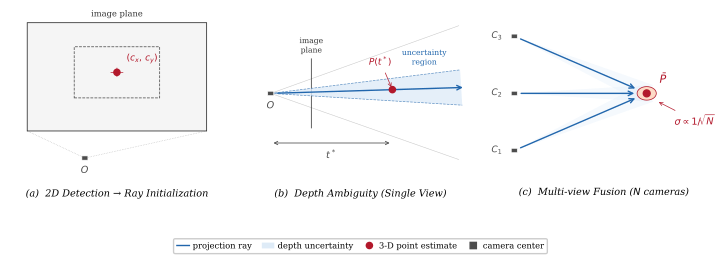

This chart was generated by the following Python code:
#!/usr/bin/env python3
"""
Publication-quality IEEE figure: Ray Projection for 3D Semantic Lifting
Three panels:
  (a) 2D Detection -> Ray Initialization
  (b) Depth Ambiguity (Single View)
  (c) Multi-view Fusion
Output: ray_projection_figure.pdf  (vector) + .png (preview)
"""

import numpy as np
import matplotlib.pyplot as plt
import matplotlib.patches as mpatches
from matplotlib.patches import Rectangle, Ellipse, Polygon
from matplotlib.lines import Line2D

# ── IEEE style ────────────────────────────────────────────────────────────────
plt.rcParams.update({
    "font.family":    "serif",
    "font.size":      7,
    "axes.linewidth": 0.5,
    "text.usetex":    False,   # flip True if LaTeX is installed
})

# Color palette (minimal, color-blind friendly)
C_RAY  = "#2166AC"   # blue   – rays
C_OBJ  = "#B2182B"   # red    – 3-D point
C_CAM  = "#4D4D4D"   # gray   – cameras
C_CONE = "#DEEBF7"   # pale blue – uncertainty
C_CONV = "#FDDBC7"   # pale red  – convergence zone

LW  = 1.0    # primary line width
LWS = 0.55   # secondary
MS  = 4.5    # marker size

# ── Figure layout ─────────────────────────────────────────────────────────────
fig, axes = plt.subplots(1, 3, figsize=(7.16, 2.6))
fig.patch.set_facecolor("white")
fig.subplots_adjust(left=0.01, right=0.99, top=0.96, bottom=0.22, wspace=0.14)

for ax in axes:
    ax.set_facecolor("white")
    ax.axis("off")


# ── Shared helper: cone polygon ───────────────────────────────────────────────
def cone_polygon(ox, oy, angle_rad, half_angle_rad, t_max, n=100):
    t = np.linspace(0, t_max, n)
    tx = ox + t * np.cos(angle_rad + half_angle_rad)
    ty = oy + t * np.sin(angle_rad + half_angle_rad)
    bx = ox + t * np.cos(angle_rad - half_angle_rad)
    by = oy + t * np.sin(angle_rad - half_angle_rad)
    verts = np.c_[np.concatenate([tx, bx[::-1]]),
                  np.concatenate([ty, by[::-1]])]
    return Polygon(verts, closed=True,
                   facecolor=C_CONE, edgecolor="none", alpha=0.80, zorder=2)


# ── Shared helper: camera icon ────────────────────────────────────────────────
def camera(ax, x, y, s=0.28):
    ax.add_patch(Rectangle((x - s/2, y - s/2), s, s,
                            fc=C_CAM, ec="white", lw=0.4, zorder=7))


# ─────────────────────────────────────────────────────────────────────────────
# Panel (a): 2D image plane
# ─────────────────────────────────────────────────────────────────────────────
ax = axes[0]
ax.set_xlim(0, 10)
ax.set_ylim(-2.8, 10)

# Image frame
ax.add_patch(Rectangle((0.8, 2.0), 8.4, 7.2,
                        lw=LWS, ec="#222222", fc="#F5F5F5", zorder=1))
ax.text(5.0, 9.5, "image plane", ha="center", va="bottom",
        fontsize=6, color="#333333")

# Bounding box (dashed)
ax.add_patch(Rectangle((3.0, 4.2), 4.0, 3.4,
                        lw=LWS, ec=C_CAM, fc="none",
                        linestyle="--", zorder=3))

# Centroid
cx, cy = 5.0, 5.9
ax.plot(cx, cy, "o", color=C_OBJ, ms=MS, zorder=6)
for dx, dy in [(-0.28, 0), (0.28, 0), (0, -0.28), (0, 0.28)]:
    ax.plot([cx, cx+dx], [cy, cy+dy], "-", color=C_OBJ, lw=0.5, zorder=5)
ax.text(cx + 0.45, cy + 0.45, r"$(c_x,\, c_y)$",
        fontsize=6.5, color=C_OBJ, va="bottom")

# Camera center
ox, oy = 3.5, 0.2
camera(ax, ox, oy)
ax.text(ox, oy - 0.55, "$O$", ha="center", va="top",
        fontsize=7, color=C_CAM, style="italic")

# Faint frustum guides
for ix in [0.8, 9.2]:
    ax.plot([ox, ix], [oy, 2.0], ":", color=C_CAM, lw=0.45, alpha=0.4, zorder=1)

# Ray through centroid (extended)
dx = cx - ox; dy = cy - oy
r = np.hypot(dx, dy); dx /= r; dy /= r
t_end = 11.0
ax.annotate("", xy=(ox + t_end*dx, oy + t_end*dy), xytext=(ox, oy),
            arrowprops=dict(arrowstyle="->", color=C_RAY, lw=LW,
                            mutation_scale=8, shrinkA=5, shrinkB=0), zorder=4)

ax.text(5.0, -2.5, "(a)  2D Detection \u2192 Ray Initialization",
        ha="center", va="bottom", fontsize=7, style="italic")


# ─────────────────────────────────────────────────────────────────────────────
# Panel (b): Single-view depth ambiguity (side view)
# ─────────────────────────────────────────────────────────────────────────────
ax = axes[1]
ax.set_xlim(0, 10)
ax.set_ylim(-2.8, 10)

ob = (0.8, 4.5)
camera(ax, *ob)
ax.text(ob[0], ob[1] - 0.55, "$O$", ha="center", va="top",
        fontsize=7, color=C_CAM, style="italic")

# Image plane (vertical line)
ax.plot([2.7, 2.7], [2.2, 6.8], color="#333333", lw=LWS, zorder=2)
ax.text(2.7, 7.1, "image\nplane", ha="center", va="bottom",
        fontsize=5.5, color="#333333")

# Outer frustum
for ey in [9.0, 0.1]:
    ax.plot([ob[0], 9.6], [ob[1], ey], "-", color=C_CAM, lw=0.4, alpha=0.3, zorder=1)

# Uncertainty cone
ang = np.radians(2.5)
ha  = np.radians(7.5)
ax.add_patch(cone_polygon(*ob, ang, ha, t_max=9.0))

t_vals = np.linspace(0, 9.0, 120)
for sign in [+1, -1]:
    ax.plot(ob[0] + t_vals * np.cos(ang + sign*ha),
            ob[1] + t_vals * np.sin(ang + sign*ha),
            "--", color=C_RAY, lw=0.5, alpha=0.7, zorder=3)

# Primary ray
dr = (np.cos(ang), np.sin(ang))
ax.annotate("", xy=(ob[0]+9.0*dr[0], ob[1]+9.0*dr[1]), xytext=ob,
            arrowprops=dict(arrowstyle="->", color=C_RAY, lw=LW,
                            mutation_scale=8, shrinkA=5, shrinkB=0), zorder=4)

# t* point
t_star = 5.7
pt_b = (ob[0] + t_star*dr[0], ob[1] + t_star*dr[1])
ax.plot(*pt_b, "o", color=C_OBJ, ms=MS, zorder=7)
ax.annotate(r"$P(t^*)$", xy=pt_b, xytext=(pt_b[0]-1.1, pt_b[1]+1.6),
            fontsize=6.5, color=C_OBJ,
            arrowprops=dict(arrowstyle="->", color=C_OBJ, lw=0.5,
                            mutation_scale=6), zorder=8)

# Depth bracket
bry = 1.2
ax.annotate("", xy=(pt_b[0], bry), xytext=(ob[0], bry),
            arrowprops=dict(arrowstyle="<->", color=C_CAM,
                            lw=0.6, mutation_scale=6))
ax.text((ob[0]+pt_b[0])/2, bry - 0.55, r"$t^*$",
        ha="center", va="top", fontsize=7, color=C_CAM)

# Uncertainty label (inside cone, far end)
ux = ob[0] + 7.5*np.cos(ang + ha)
uy = ob[1] + 7.5*np.sin(ang + ha)
ax.text(ux - 0.2, uy + 0.5, "uncertainty\nregion",
        ha="center", va="bottom", fontsize=5.5, color=C_RAY)

ax.text(5.0, -2.5, "(b)  Depth Ambiguity (Single View)",
        ha="center", va="bottom", fontsize=7, style="italic")


# ─────────────────────────────────────────────────────────────────────────────
# Panel (c): Multi-view fusion
# ─────────────────────────────────────────────────────────────────────────────
ax = axes[2]
ax.set_xlim(0, 10)
ax.set_ylim(-2.8, 10)

pt_c = (7.0, 4.5)
cams_c = [(0.8, 0.7), (0.8, 4.5), (0.8, 8.3)]
labels = [r"$C_1$", r"$C_2$", r"$C_3$"]

for (cx_, cy_), lbl in zip(cams_c, labels):
    camera(ax, cx_, cy_)
    ax.text(cx_ - 0.55, cy_, lbl, ha="right", va="center",
            fontsize=6.5, color=C_CAM)

    dx_ = pt_c[0]-cx_; dy_ = pt_c[1]-cy_
    ang_ = np.arctan2(dy_, dx_)
    lgt_ = np.hypot(dx_, dy_)

    # per-camera cone (lighter alpha for readability)
    t_c = np.linspace(0, lgt_, 80)
    ca  = np.radians(5)
    tx  = cx_ + t_c*np.cos(ang_+ca);  ty  = cy_ + t_c*np.sin(ang_+ca)
    bx  = cx_ + t_c*np.cos(ang_-ca);  by_ = cy_ + t_c*np.sin(ang_-ca)
    verts = np.c_[np.concatenate([tx, bx[::-1]]),
                  np.concatenate([ty, by_[::-1]])]
    ax.add_patch(Polygon(verts, closed=True,
                         fc=C_CONE, ec="none", alpha=0.30, zorder=2))

    ax.annotate("", xy=pt_c, xytext=(cx_, cy_),
                arrowprops=dict(arrowstyle="->", color=C_RAY, lw=LW,
                                mutation_scale=8,
                                shrinkA=5, shrinkB=9), zorder=4)

# Convergence zone
ax.add_patch(Ellipse(pt_c, 0.90, 0.90,
                     fc=C_CONV, ec=C_OBJ, lw=LWS, zorder=5))
ax.plot(*pt_c, "o", color=C_OBJ, ms=MS+0.5, zorder=8)
ax.text(pt_c[0]+0.6, pt_c[1]+0.5, r"$\bar{P}$",
        fontsize=8, color=C_OBJ, fontweight="bold", va="bottom")

# Error annotation
ax.annotate(r"$\sigma \propto 1/\!\sqrt{N}$",
            xy=(pt_c[0]+0.45, pt_c[1]-0.5),
            xytext=(pt_c[0]+1.3, pt_c[1]-2.1),
            fontsize=7, color=C_OBJ,
            arrowprops=dict(arrowstyle="->", color=C_OBJ,
                            lw=0.5, mutation_scale=6))

ax.text(5.0, -2.5, r"(c)  Multi-view Fusion ($N$ cameras)",
        ha="center", va="bottom", fontsize=7, style="italic")


# ── Global legend ─────────────────────────────────────────────────────────────
legend_elements = [
    Line2D([0],[0], color=C_RAY, lw=LW,        label="projection ray"),
    mpatches.Patch(fc=C_CONE, ec="none",        label="depth uncertainty"),
    Line2D([0],[0], color=C_OBJ, marker="o",
           ls="none", ms=MS,                    label="3-D point estimate"),
    Line2D([0],[0], color=C_CAM, marker="s",
           ls="none", ms=MS,                    label="camera center"),
]
fig.legend(handles=legend_elements,
           loc="lower center", ncol=4,
           fontsize=6, frameon=True, framealpha=1.0,
           edgecolor="#CCCCCC",
           bbox_to_anchor=(0.50, 0.01),
           handlelength=1.5, handletextpad=0.4, columnspacing=1.2)


# ── Save ──────────────────────────────────────────────────────────────────────
import os
out_dir = os.path.dirname(os.path.abspath(__file__))
pdf_path = os.path.join(out_dir, "ray_projection_figure.pdf")
png_path = os.path.join(out_dir, "ray_projection_figure.png")

plt.savefig(pdf_path, bbox_inches="tight", facecolor="white")
plt.savefig(png_path, dpi=300, bbox_inches="tight", facecolor="white")
print(f"Saved:\n  {pdf_path}\n  {png_path}")
plt.show()
